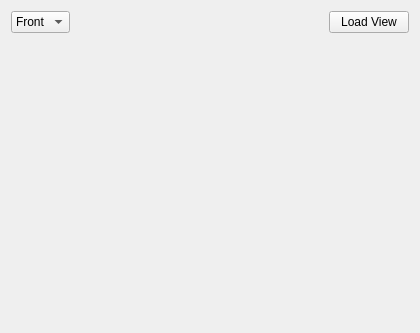
<?xml version="1.0" encoding="UTF-8"?>
<ui version="4.0">
 <class>displayShape</class>
 <widget class="QWidget" name="displayShape">
  <property name="geometry">
   <rect>
    <x>0</x>
    <y>0</y>
    <width>420</width>
    <height>333</height>
   </rect>
  </property>
  <property name="windowTitle">
   <string>Display Shapes</string>
  </property>
  <layout class="QVBoxLayout" name="verticalLayout">
   <item>
    <layout class="QHBoxLayout" name="horizontalLayout">
     <item>
      <widget class="QComboBox" name="comboBox">
       <item>
        <property name="text">
         <string>Front</string>
        </property>
       </item>
       <item>
        <property name="text">
         <string>Side</string>
        </property>
       </item>
       <item>
        <property name="text">
         <string>Top</string>
        </property>
       </item>
      </widget>
     </item>
     <item>
      <spacer name="horizontalSpacer">
       <property name="orientation">
        <enum>Qt::Horizontal</enum>
       </property>
       <property name="sizeHint" stdset="0">
        <size>
         <width>40</width>
         <height>20</height>
        </size>
       </property>
      </spacer>
     </item>
     <item>
      <widget class="QPushButton" name="pushButton">
       <property name="text">
        <string>Load View</string>
       </property>
      </widget>
     </item>
    </layout>
   </item>
   <item>
    <spacer name="verticalSpacer">
     <property name="orientation">
      <enum>Qt::Vertical</enum>
     </property>
     <property name="sizeHint" stdset="0">
      <size>
       <width>20</width>
       <height>40</height>
      </size>
     </property>
    </spacer>
   </item>
   <item>
    <layout class="QHBoxLayout" name="horizontalLayout_2">
     <item>
      <spacer name="horizontalSpacer_2">
       <property name="orientation">
        <enum>Qt::Horizontal</enum>
       </property>
       <property name="sizeHint" stdset="0">
        <size>
         <width>40</width>
         <height>20</height>
        </size>
       </property>
      </spacer>
     </item>
     <item>
      <widget class="QLabel" name="label">
       <property name="minimumSize">
        <size>
         <width>350</width>
         <height>169</height>
        </size>
       </property>
       <property name="maximumSize">
        <size>
         <width>350</width>
         <height>169</height>
        </size>
       </property>
       <property name="text">
        <string/>
       </property>
      </widget>
     </item>
     <item>
      <spacer name="horizontalSpacer_3">
       <property name="orientation">
        <enum>Qt::Horizontal</enum>
       </property>
       <property name="sizeHint" stdset="0">
        <size>
         <width>40</width>
         <height>20</height>
        </size>
       </property>
      </spacer>
     </item>
    </layout>
   </item>
  </layout>
 </widget>
 <resources/>
 <connections/>
</ui>
